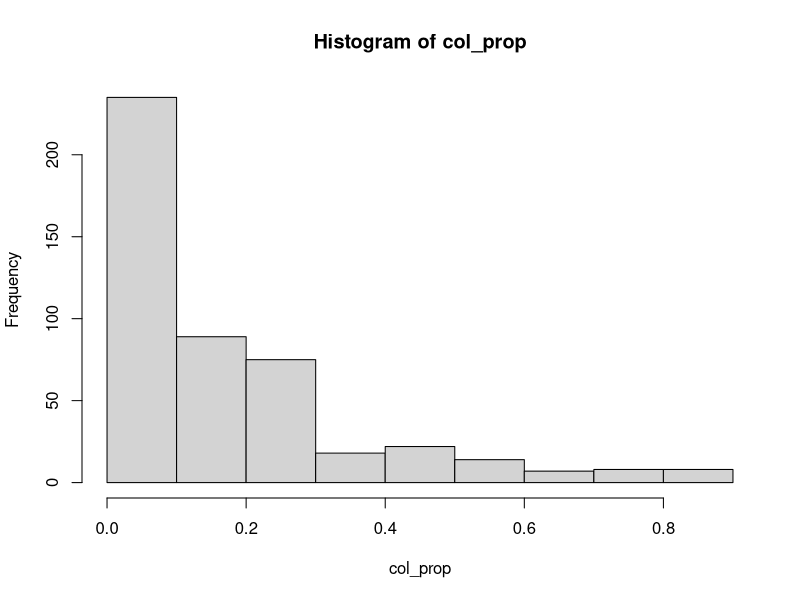

Here is the R script that generated this plot:
library(tidyverse)

# read data 
df <- read_csv("SEDAC_CSI_All_Collections_v1-1.csv")

# drop the `Country_EPI` var b/c similar to `Country_Standard`
country_vars <- df %>% 
  select(Country_Standard, Country_EPI)
df <- df %>% 
  select(-Country_EPI)

# get the number of na values by row
na_rows <- rowSums(is.na(df))

# T/F for rows that have more than 300 NA vals (52 rows)
na_more_300 <- na_rows > 300

# rows/countries of `df` that have more than 300 NA vals
countries_with_na <- df %>% 
  select(Country_Standard) %>% 
  filter(na_more_300)
  # I noticed that the countries with a lot of missing values tend to be very
  # small islands so I will just drop those observations

df <- df[na_rows < 300,]

# make binary matrix, each element is TRUE if the element of df is NA, FALSE otherwise
na_mat <- is.na(df)
# check total proportion of missing data - it is almost 30%  --> **NOW 16.5%**
sum(na_mat)/(nrow(df)*ncol(df))
# look at the proportion of missingness for each variable 
col_prop <- colMeans(na_mat)
hist(col_prop)
# now, remove all variables that have 75% or less of their observations
df_sm_var <- df[,which(colMeans(na_mat)<.25)]
  # **Before there were 203 variables, now there are 393 variables**

# now, we have a dataset with 185 observations, but only 393 variables 
sum(is.na(df_sm_var))/(nrow(df_sm_var)*ncol(df_sm_var))
# it now has 9% missingness 
write.csv(df_sm_var, "data_fewer_vars.csv")

# use the list of col names to choose which variables I want
col_names <- names(df_sm_var)

# variables to keep
keep_vars <- c(6:11, 28:43, 45:50, 72:76, 78:90, 92:102, 105:112, 115, 116, 118:121,
               123:126, 176:216, 219:223, 225:229, 234:236, 242, 244, 245, 247, 251,
               253:256, 269:272, 317:325, 327, 332:335, 391:393)
# create smaller dataset w/ variables I want (159) => `keep_df`
keep_df <- df_sm_var[, keep_vars]

# check total proportion of missing data ~ 9.16%
na_val <- is.na(keep_df)
sum(na_val)/(nrow(keep_df)*ncol(keep_df))

keep_df[["Country_Standard"]] <- df_sm_var$Country_Standard # add country names back to last column

####################################### Imputation Process #############################################
# reference index & name of var using this list to categorize the variables
list_of_var <- names(keep_df)

# A list of small countries `sm_most_na` (found by looking for rows with most
# missing data)
na_by_row <- rowSums(is.na(keep_df))
small_country_rows <- na_by_row > 30 # if country has > 30 NA values => small country
countries_most_na <- keep_df %>% 
  select(Country_Standard) %>% 
  filter(small_country_rows) 

# find a model small country `model_sm_country` to impute data with
no_missing_countries <- na_by_row == 0
model_countries <- keep_df %>% # countries w/ no NAs
  select(Country_Standard) %>% 
  filter(no_missing_countries)
model_sm_country <- "Jamaica"
model_sm_row_index <- which(keep_df$Country_Standard == model_sm_country) # index*

# includes, Taiwan & Hong Kong & Singapore => remove Singapore from list
sm_most_na <- countries_most_na[-25,]

# general function for replacing NA values (mean)
replace_mean <- function(col_index_list) {
  for (column_index in col_index_list) {
    column <- keep_df[[column_index]]
    if (!all(!is.na(column))) { # if there exists a missing value (if not all of them are not NA)
      loop_range <- c(1:length(column))
      na_for_column <- loop_range[is.na(column)]
      for (row_index in na_for_column) {
        if (any(sm_most_na == (keep_df[1,] %>% pull(Country_Standard)))) {
          # we know the missing value for the column is associated with a small country
          column[row_index] <- column[model_sm_row_index]
        } else {
          # we know the missing value is for a general country => impute average
          column[row_index] <- mean(column, na.rm = T)
        }
      }
    }
    # replace the column in keep_df with the imputed column
    keep_df[column_index] <- column
  }
  keep_df
}

# general function for imputing NA values (median)
replace_median <- function(col_index_list) {
  for (column_index in col_index_list) {
    column <- keep_df[[column_index]]
    if (!all(!is.na(column))) { # if there exists a missing value (if not all of them are not NA)
      loop_range <- c(1:length(column))
      na_for_column <- loop_range[is.na(column)]
      for (row_index in na_for_column) {
        if (any(sm_most_na == (keep_df[1,] %>% pull(Country_Standard)))) {
          # we know the missing value for the column is associated with a small country
          column[row_index] <- column[model_sm_row_index]
        } else {
          # we know the missing value is for a general country => impute average
          column[row_index] <- median(column, na.rm = T)
        }
      }
    }
    # replace the column in keep_df with the imputed column
    keep_df[column_index] <- column
  }
  keep_df
}

# numerical variables (general ratio) [[DONE]]
general_index <- c(7:22, 36:42, 45:46, 51, 54:55, 57, 63, 65, 70:71, 76:89, 91:98,
                   101, 104:107, 109:112, 114:117, 119, 122, 124, 140:141, 153:154,
                   157:159)
keep_df <- replace_mean(general_index)


# ordinal variables that range from 1-100 [[DONE]]
range_100_index <- c(1:6, 23:28, 68, 127:138, 155:156)
keep_df <- replace_mean(range_100_index)

# variables that have percentage units [[DONE]]
percent_index <- c(29:35, 43:44, 47, 49, 52:53, 56, 64, 66:67, 90, 99:100, 102:103,
                   108, 113, 118, 120:121, 123, 125:126, 139, 142:152)
keep_df <- replace_mean(percent_index)

# ordinal variables that range from 1-7 [[DONE]]
range_7_index <- c(48, 60, 73:75)
keep_df <- replace_median(range_7_index)

# variables that are scores between 0 & 1 [[DONE]]
small_range_index <- c(69)
keep_df <- replace_median(small_range_index) 

# z-score (standardized scale) variables [[DONE]]
z_index <- c(58,59,61)
keep_df <- replace_median(z_index)

# `AGSUB` indicator is on a scale from 1-8 with 0 = NA
keep_df[[50]][keep_df[[50]] == 0] <- NA # replace 0s w/ NA
# noticed there are a lot of NA values -> remove this variable last **

# `POLITY` indicator (62) scores -> democracy score (contains negative values) [[DONE]]
keep_df <- replace_mean(62)

#  `EVI indicator` (72) scale for scores is between 174 & 450 [[DONE]]
keep_df <- replace_mean(72)

ordinal_df <- keep_df[,c(160, range_100_index, range_7_index, small_range_index, z_index, 62, 72)]
ratio_df <- keep_df[, c(160, general_index, percent_index)]
sm_ordinal_df <- keep_df[,c(160, range_7_index, small_range_index, z_index, 62)]
all_df <- keep_df[, c(160, general_index, range_100_index, percent_index, range_7_index,
                      small_range_index, z_index, 62, 72)] # removed the `AGSUB` indicator that had too many NA values 
write.csv(ordinal_df,"ordinal_df.csv")
write.csv(ratio_df, "ratio_df.csv")
write.csv(sm_ordinal_df, "sm_ordinal_df.csv")
write.csv(all_df, "all_df.csv")
# Check to make sure data has no NA values --> PASSED
sum(is.na(all_df))

######### Original code for general_index imputation:
# for (column_index in general_index) {
#   column <- keep_df[[column_index]]
#   if (!all(!is.na(column))) { # if there exists a missing value (if not all of them are not NA)
#     loop_range <- c(1:length(column))
#     na_for_column <- loop_range[is.na(column)]
#     for (row_index in na_for_column) {
#       if (any(sm_most_na == (keep_df[1,] %>% pull(Country_Standard)))) {
#         # we know the missing value for the column is associated with a small country
#         column[row_index] <- column[model_sm_row_index]
#       } else {
#         # we know the missing value is for a general country => impute average
#         column[row_index] <- mean(column, na.rm = T)
#       }
#     }
#   }
#   # replace the column in keep_df with the imputed column
#   keep_df[column_index] <- column
# }
